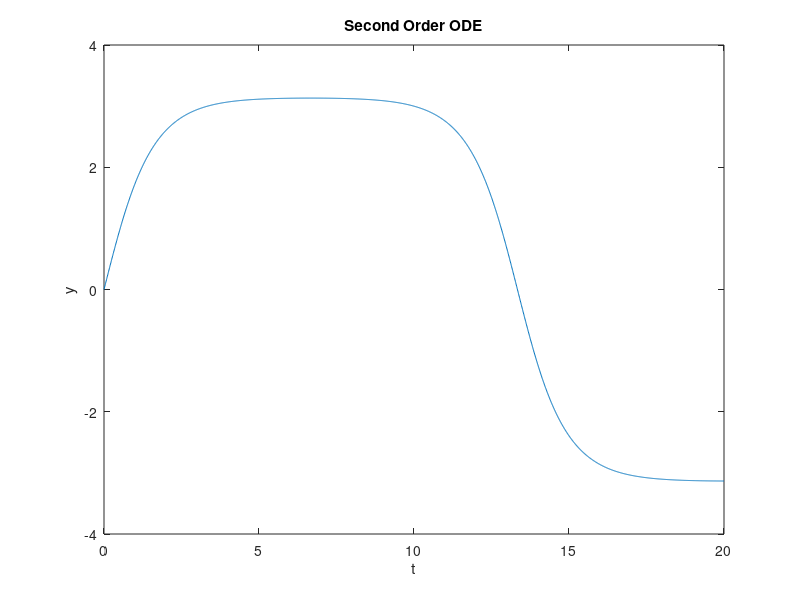

Reproduce this figure in MATLAB.
function second_order_ode

t1 = 0;
t2 = 20;
step = 0.01;

%t = [t1 t2]; % either or of these two will work
t=t1:step:t2;

y_0      = 0;
yPrime_0 = 2;

[t,y]=ode45( @rhs, t, [y_0 yPrime_0] );

plot(t,y(:,1));

xlabel('t');
ylabel('y');
title('Second Order ODE');

% solve a*DDy + b*Dy + c*y = f(t)

    function ode = rhs(t,y)
        Dy = y(2); % do not change this line
        %DDy = -y(1) + square(t); % -c/a*y(1) - b/a*y(2) + f(t)
        DDy = -sin(y(1)); % pendulum motion
        %DDy = y(1)
        ode = [Dy; DDy];
    end
end